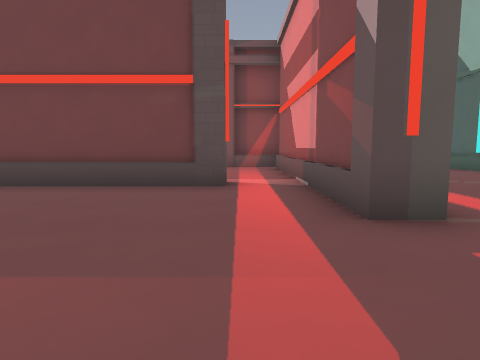
[1] (above)

21 first-person views from a walk through a 3-D level made in the Godot game engine. The camera is 1.3 m above the floor, tilts 6° down and sees 75° across. The floor is counted in squares, 2 m on a side. Each view is taken from the middle of a square. On the plan, view 1 faces up. The plan holds only what a view shows up to about 10 squares ahead; the rest is blank. The place goes on beyond the plan. Characters and animated objects are not drawn. Surface patterns are stand-ins for the level's own textures.

[2]
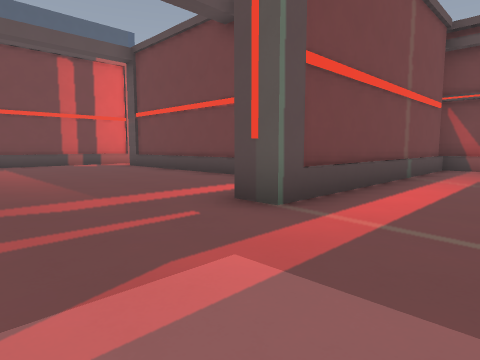

[3]
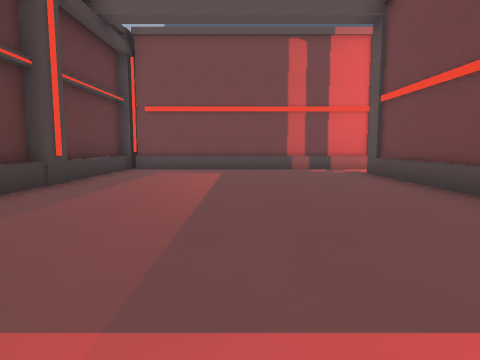

[4]
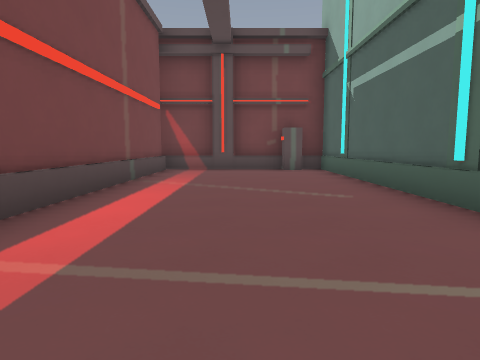

[5]
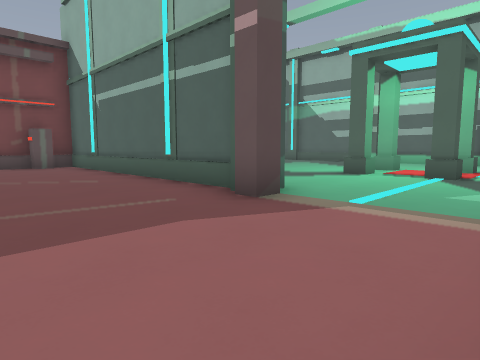

[6]
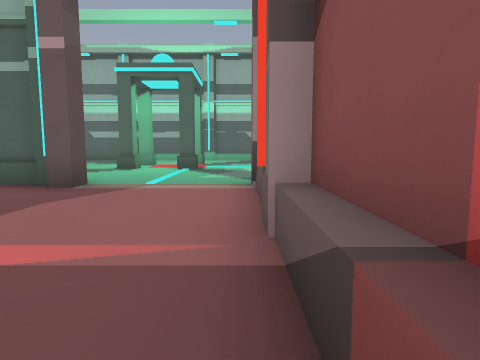

[7]
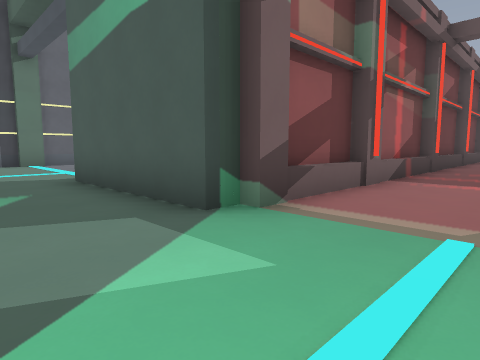

[8]
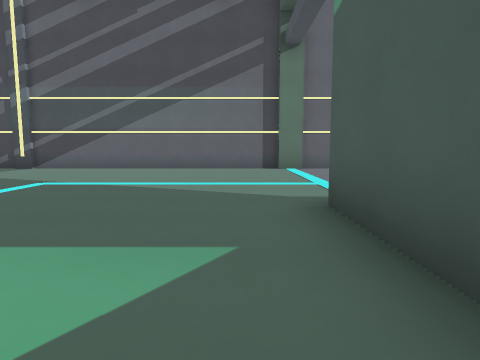

[9]
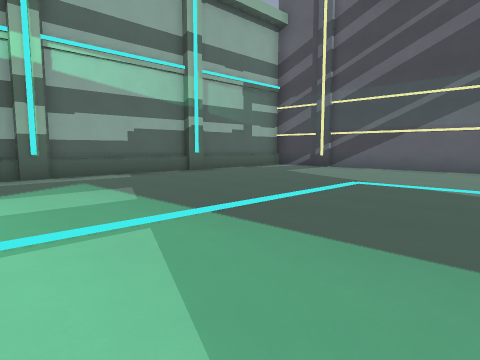

[10]
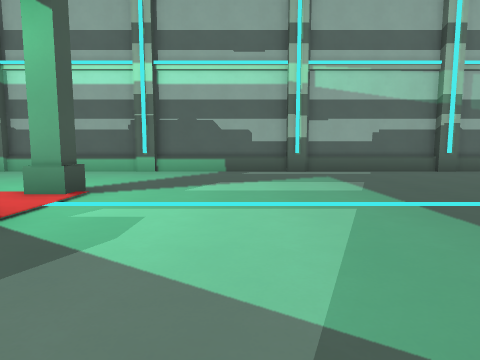

[11]
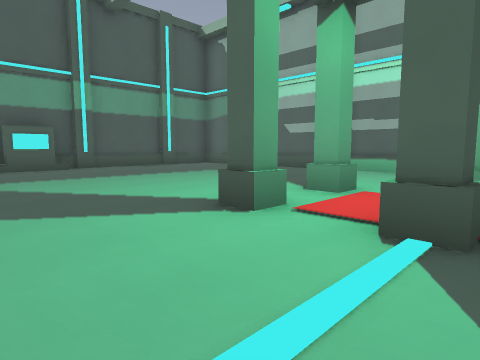

[12]
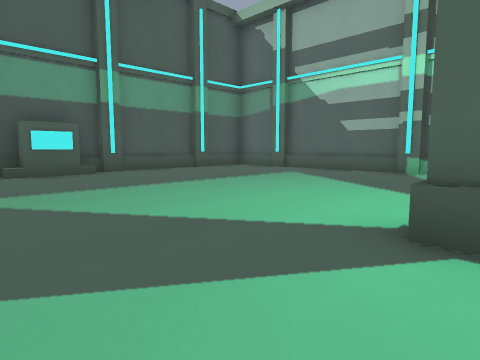

[13]
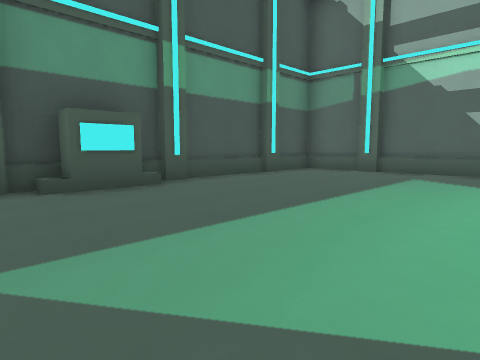

[14]
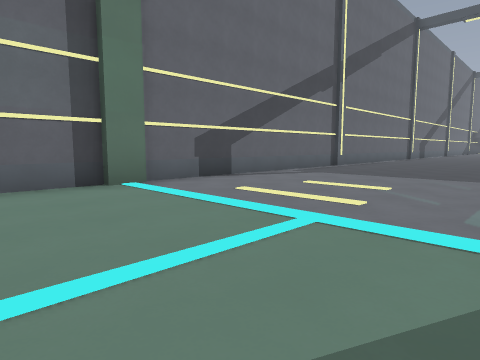

[15]
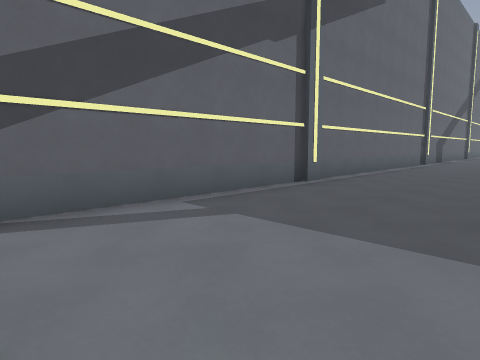

[16]
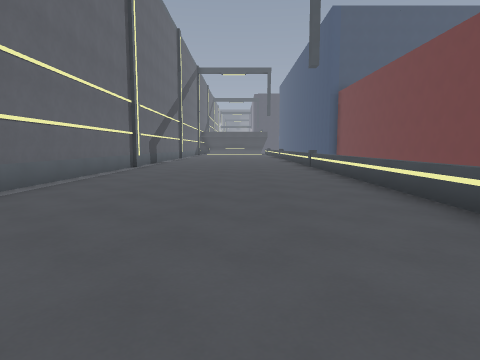

[17]
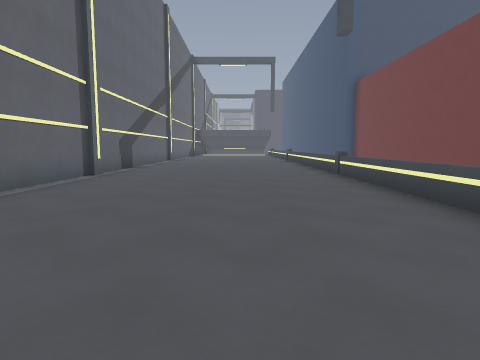

[18]
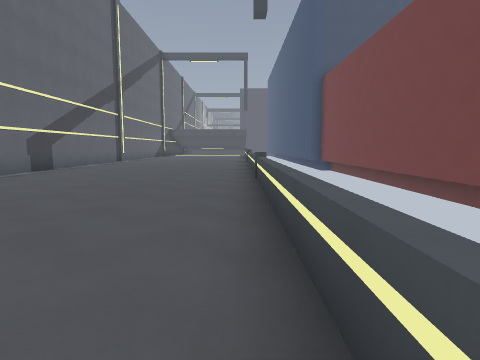

[19]
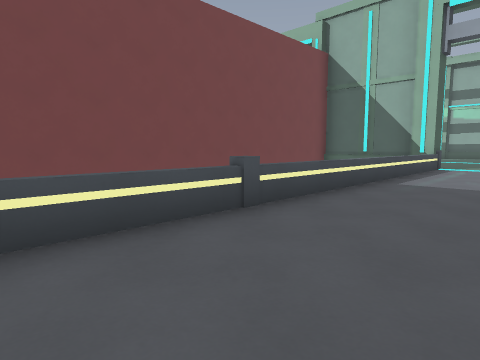

[20]
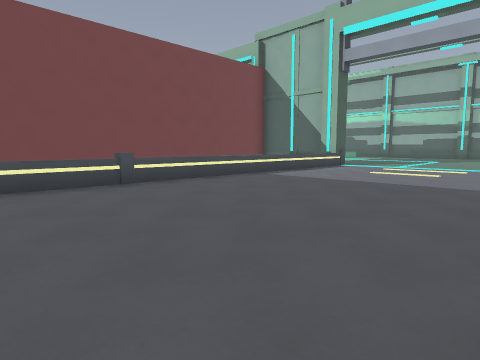

[21]
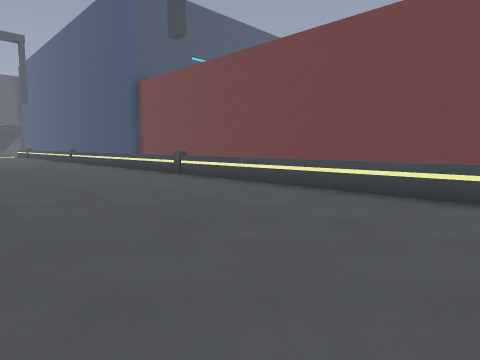

### Floor plan
Points are (right, up) in squares from view 1. A wall is a line through its corners. A room is listed if a view was taken in it or the views show most of it. See-through windows are left out.
Room 1 (views 1, 2, 3, 4, 5, 6)
walls: (-0.6, 5.3) (-6.2, 5.3); (-0.9, -1.2) (4.5, -1.2); (-0.2, -1.5) (4.5, -1.5); (3.2, -1.6) (3.2, -1.1); (6, 1.7) (6, 2.1); (-4.2, -1.5) (-2.1, -1.5); (6.5, 2.5) (6.5, 10.5) (5.9, 10.5); (-8.2, 4.4) (-8.2, -1.5) (-5.2, -1.5); (5.4, 10.2) (1.8, 10.2) (1.8, 2.8) (1.2, 2.8) (1.2, 4.5); (5.9, 9.9) (5.3, 9.9) (5.3, 10.5) (1.6, 10.5); (-8.9, -1.2) (-3.1, -1.2)
low walls: (-2.9, -1.2) (-1, -1.2); (6.5, 10.2) (5.8, 10.2)
ways out: opening at (5, 0.5) to room 2; opening at (-7, 5.5); opening at (0, 5.5); gap at (2, 10)
Room 2 (views 7, 8, 9, 10, 11, 12, 13, 14, 15, 16, 17, 18, 19, 20, 21)
walls: (6.5, -5) (6.5, -4.2); (6.6, -5.6) (-12.9, -5.6); (4.5, -1.5) (7, -1.5) (7, -5.5); (4.5, -1.2) (6.5, -1.2); (6.6, 1.7) (6, 1.7); (10.9, 0.4) (10.4, 0.4) (10.4, 0.9); (10.4, 2.2) (10.4, 2.8); (12.8, 2.2) (12.2, 2.2) (12.2, 2.8); (16.3, -3.9) (16.3, -3.2); (16.5, -3.4) (16.5, 0.2); (16.3, -7.9) (16.3, -7.2); (16.5, -7.4) (16.5, -3.8); (16.5, -8.8) (16.5, -7.8); (16.3, 0.1) (16.3, 0.8); (16.5, 0.8) (16.5, 4.2); (16.3, 4.1) (16.3, 4.8); (16.5, 4.8) (16.5, 8.2); (10.6, 9.9) (9.5, 9.9) (9.5, 10.5) (8.8, 10.5); (11.9, 10.2) (11.2, 10.2); (11.4, 10.5) (10.6, 10.5); (16.3, 8.1) (16.3, 8.8); (16.5, 8.8) (16.5, 10.5) (14.9, 10.5); (14.2, 10.5) (11.8, 10.5); (14.8, 10.2) (14.2, 10.2); (-13.1, -11.5) (15.4, -11.5)
ways out: opening at (5, 0.5) to room 1
objects: other object (6, -5); other object (7, -12); other object (12, 1)

Positions as (right, up) in squares from view 1, and headings:
1: (0, 0), facing up
2: (4, 0), facing up-left
3: (1, 2), facing left
4: (4, 1), facing up
5: (3, -1), facing up-right
6: (1, -1), facing right
7: (9, 1), facing down-left
8: (8, -2), facing down
9: (9, -2), facing down-right
10: (8, -2), facing right
11: (8, 0), facing up-right
12: (8, 2), facing up-right
13: (8, 5), facing up-right
14: (9, -6), facing down-left
15: (4, -8), facing down-left
16: (1, -8), facing left
17: (-2, -8), facing left
18: (-3, -6), facing left
19: (-4, -8), facing up-right
20: (-4, -11), facing up-right
21: (-3, -10), facing up-left
